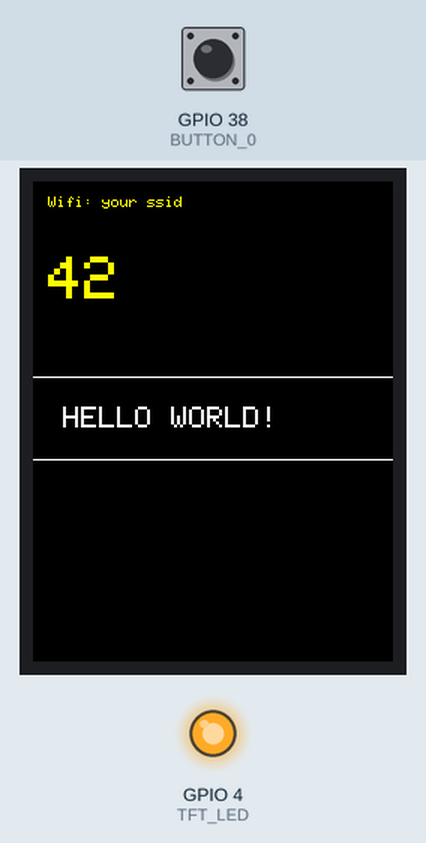
A program run on a simulated ESP32. Shown: 240×320 colour display, output pins drawn as LEDs (lit = HIGH). Inputs (shaded band) come from the test bench; at power-on: GPIO 38 (BUTTON_0) HIGH. WiFi joins after 1.5 s; servers stay silent unless stated; what the program prints to the serial monitor is not drawn.

Above: at 3.3 s.
3.4 s: GPIO 38 (BUTTON_0) pulled LOW for 0.15 s
At 3.57 s:
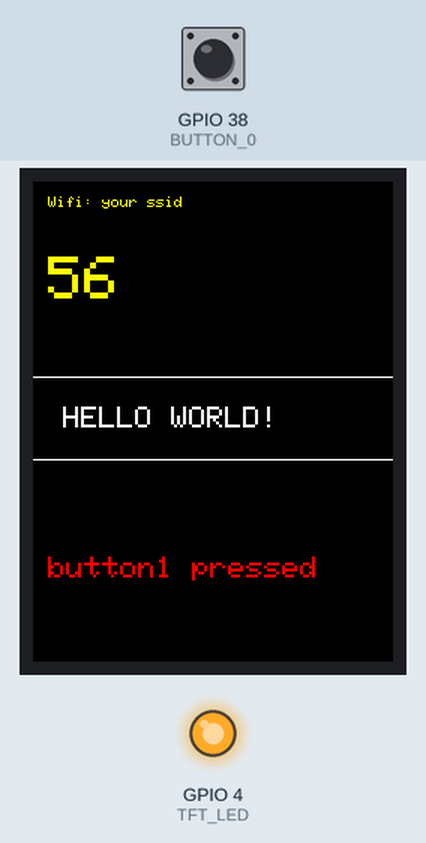
4.1 s: GPIO 38 (BUTTON_0) pulled LOW for 1 s
At 4.5 s:
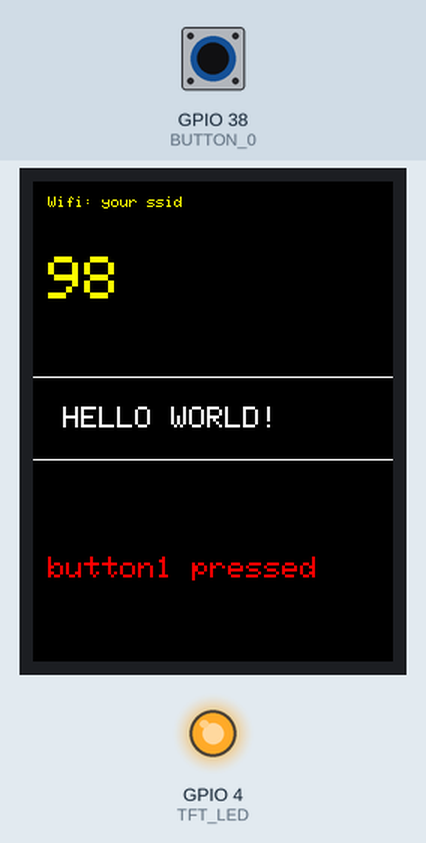
5.7 s: GPIO 38 (BUTTON_0) pulled LOW for 1 s
At 6.03 s:
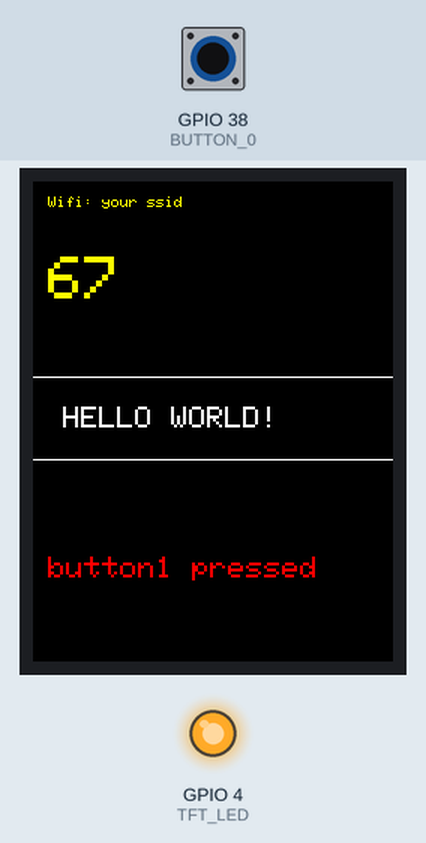
7.3 s: GPIO 38 (BUTTON_0) pulled LOW for 0.15 s
At 7.57 s:
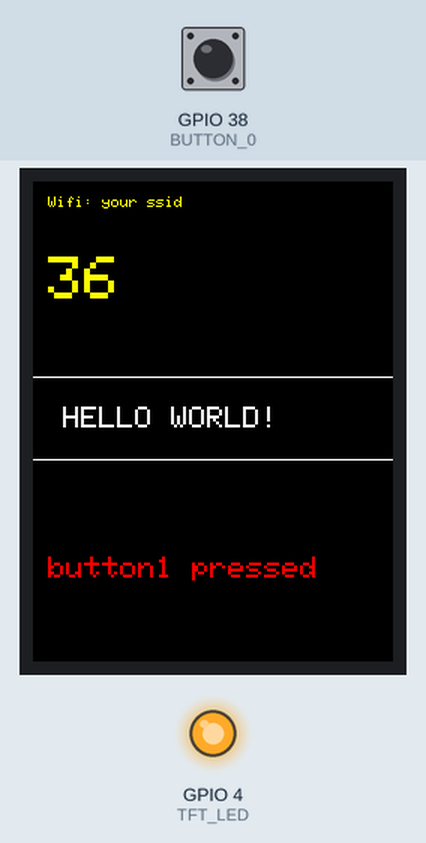
Timing chart, 0 to 9.0 s (numbered marks = the images above; inputs shaded):
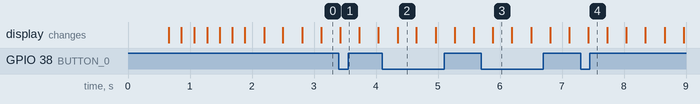

Measured:
- after the input at 3.4 s, the display: changes at once (image 1)

The program:

main.cpp
```cpp
// (licence header left out)
#include <Arduino.h>

#include <WiFi.h>
#include <WiFiClientSecure.h>

// #include <Adafruit_GFX.h>
// #include <Adafruit_ILI9341.h>

#include <FS.h>
#include <SPIFFS.h>

#include <SPI.h>
#include <TFT_eSPI.h>

TFT_eSPI tft = TFT_eSPI();

#define BUTTON_0 38
#define TFT_LED 4

const char *ssid = "your ssid";
const char *password = "password";

// Colors
int TFT_COLOR;
#define BACKGROUND_COLOR 0x0000

// Bitmap_WiFi
extern uint8_t wifi_1[];
extern uint8_t wifi_2[];
extern uint8_t wifi_3[];

int WIFI_CONNECTED = false;

void setup()
{
  Serial.begin(115200);
  Serial.println("GO!");

  pinMode(TFT_LED, OUTPUT);
  digitalWrite(TFT_LED, HIGH);

  Serial.println("Lights on!");

  pinMode(BUTTON_0, INPUT);

  tft.init();
  tft.setRotation(0);
  tft.fillScreen(TFT_BLACK);

  Serial.println("TFT inited!");

  tft.begin();
  tft.setRotation(0);
  tft.fillScreen(BACKGROUND_COLOR);
  tft.setTextColor(TFT_WHITE);
  tft.setTextWrap(true);
  tft.setCursor(0, 170);
  tft.setTextSize(2);

  tft.println(">>> Connecting to: ");
  tft.println(" ");
  tft.println(ssid);

  WiFi.begin(ssid, password);

  int ccnt = 0;

  while (WiFi.status() != WL_CONNECTED)
  {
    delay(200);
    tft.drawBitmap(70, 50, wifi_1, 100, 100, TFT_WHITE);
    delay(200);
    tft.drawBitmap(70, 50, wifi_2, 100, 100, TFT_WHITE);
    delay(200);
    tft.drawBitmap(70, 50, wifi_3, 100, 100, TFT_WHITE);
    delay(200);
    tft.fillRect(70, 50, 100, 100, BACKGROUND_COLOR);
    ccnt += 1;

    if (ccnt > 7)
      break;
  }

  tft.fillScreen(BACKGROUND_COLOR); // Clear Screen

  tft.setTextColor(TFT_WHITE);
  tft.setCursor(20, 150);
  tft.setTextSize(2);
  tft.println("HELLO WORLD!");
  tft.drawLine(0, 130, 240, 130, TFT_WHITE);
  tft.drawLine(0, 185, 240, 185, TFT_WHITE);
}

int cnt = 0;

void loop()
{
  tft.setTextSize(1);
  tft.setTextColor(TFT_YELLOW);
  tft.setCursor(10, 10);

  WIFI_CONNECTED = WiFi.status() == WL_CONNECTED;

  if (WIFI_CONNECTED)
  {
    tft.print("Wifi: ");
    tft.println(ssid);
  }
  else
  {
    tft.println("Wifi: not connected");
  }

  tft.fillRect(0, 40, 240, 80, BACKGROUND_COLOR);
  tft.setTextSize(4);
  tft.setCursor(10, 50);
  tft.println(String(cnt));

  cnt += 1;

  if (cnt > 100)
    cnt = 0;

  if (digitalRead(BUTTON_0) == LOW)
  {
    tft.setTextSize(2);
    tft.setTextColor(TFT_RED);
    tft.setCursor(10, 250);
    tft.println("button1 pressed");
  }
  else
  {
    tft.setTextSize(2);
    tft.setTextColor(TFT_BLACK);
    tft.setCursor(10, 250);
    tft.println("button1 pressed");
  }
}
```

Source omitted: bitmap.c (data table, 24842 bytes)
